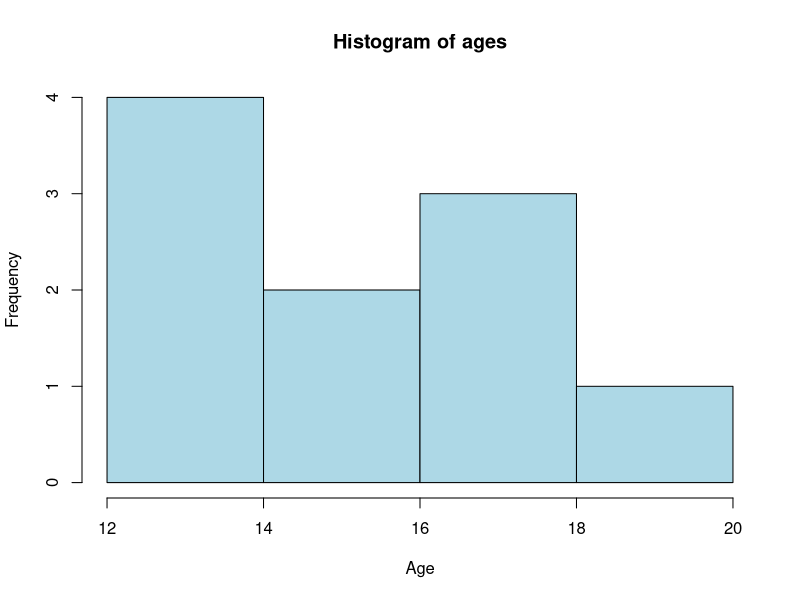

Source code (R):
df_test = data.frame(
        ID = 1:10,
        Age = sample(10:20, 10, replace = TRUE),
        Score = round(runif(10, 50, 100), 1)
    )

hist(df_test$Age,
    main = "Histogram of ages",
    xlab = "Age",
    ylab = "Frequency",
    col = "lightblue",
    border = "black"
    )
